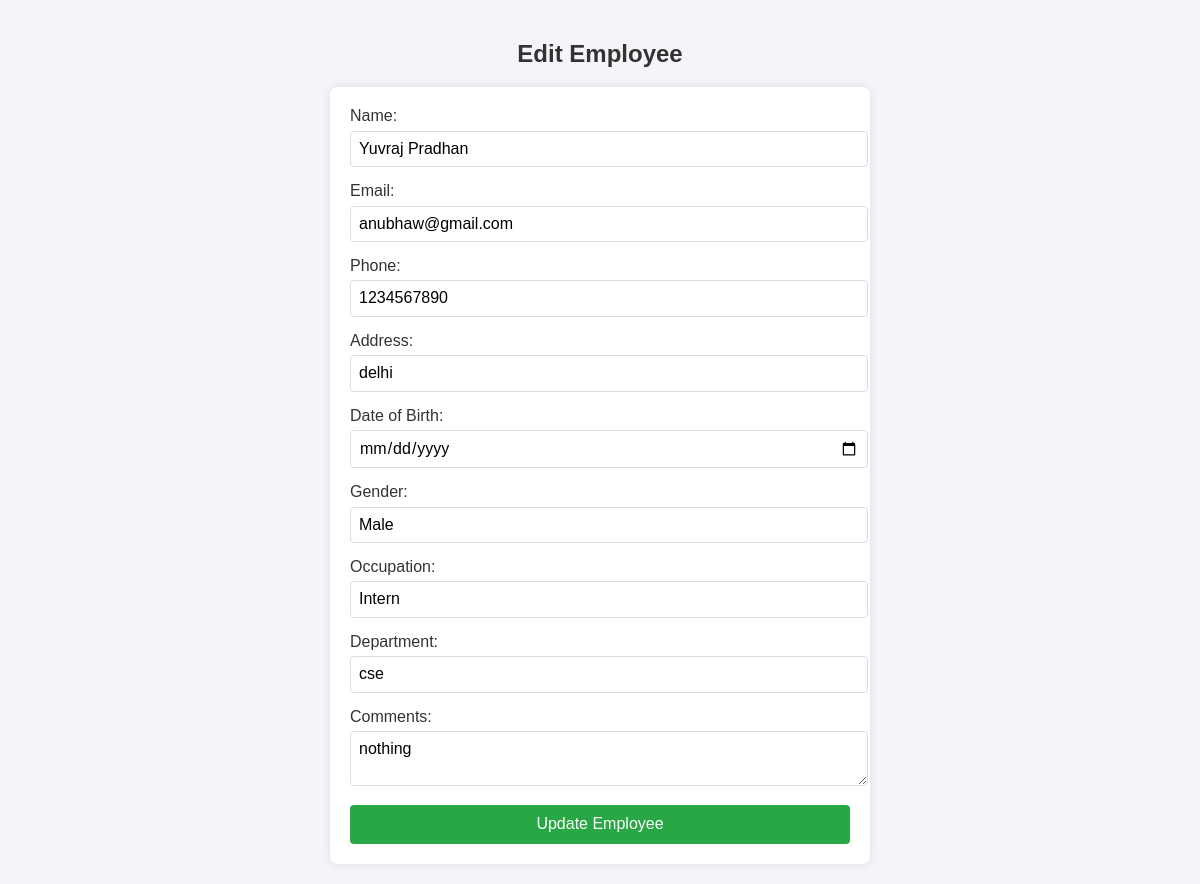
The app's page /edit_employee/12 with its own data.
### tables this page shows
CREATE TABLE employee_info (
        employee_id INTEGER PRIMARY KEY AUTOINCREMENT,
        name TEXT NOT NULL,
        email TEXT NOT NULL,
        phone TEXT,
        address TEXT,
        dob TEXT,
        gender TEXT,
        occupation TEXT,
        department TEXT,
        comments TEXT
    );

### app.py (the view)
@app.route('/edit_employee/<int:employee_id>', methods=['GET'])
def edit_employee(employee_id):
    connection = get_connection()
    cursor = connection.cursor()
    cursor.execute("SELECT * FROM employee_info WHERE employee_id = ?", (employee_id,))
    employee = cursor.fetchone()
    cursor.close()
    connection.close()
    if employee:
        employee = dict(employee)
        if employee.get('dob'):
            try:
                employee['dob'] = datetime.strptime(employee['dob'], '%Y-%m-%d')
            except ValueError:
                employee['dob'] = None  # Handle invalid date format
    return render_template('edit_employee.html', employee=employee)

### app.py (called while the page is built)
def get_connection():
    connection = sqlite3.connect("database.db")
    connection.row_factory = sqlite3.Row
    return connection

### templates/edit_employee.html (shortened to what this page needs)
<!DOCTYPE html>
<html lang="en">
<head>
    <link rel="stylesheet" href="https://cdnjs.cloudflare.com/ajax/libs/normalize/8.0.1/normalize.min.css">
</head>
<body>
    <h2>Edit Employee</h2>
    <div class="form-container">
        <form action="{{ url_for('update_employee', employee_id=employee['employee_id']) }}" method="post">
            <div class="form-group">
                <label for="name">Name:</label>
                <input type="text" id="name" name="name" value="{{ employee['name'] }}" required>
            </div>
            <div class="form-group">
                <label for="email">Email:</label>
                <input type="email" id="email" name="email" value="{{ employee['email'] }}" required>
            </div>
            <div class="form-group">
                <label for="phone">Phone:</label>
                <input type="text" id="phone" name="phone" value="{{ employee['phone'] }}" required>
            </div>
            <div class="form-group">
                <label for="address">Address:</label>
                <input type="text" id="address" name="address" value="{{ employee['address'] }}">
            </div>
            <div class="form-group">
                <label for="dob">Date of Birth:</label>
                <input type="date" id="dob" name="dob" value="{{ employee['dob'] }}">
            </div>
            <div class="form-group">
                <label for="gender">Gender:</label>
                <input type="text" id="gender" name="gender" value="{{ employee['gender'] }}">
            </div>
            <div class="form-group">
                <label for="occupation">Occupation:</label>
                <input type="text" id="occupation" name="occupation" value="{{ employee['occupation'] }}">
            </div>
            <div class="form-group">
                <label for="department">Department:</label>
                <input type="text" id="department" name="department" value="{{ employee['department'] }}">
            </div>
            <div class="form-group">
                <label for="comments">Comments:</label>
                <textarea id="comments" name="comments">{{ employee['comments'] }}</textarea>
            </div>
            <button type="submit">Update Employee</button>
        </form>
    </div>
</body>
</html>

### templates/edit_employee.html (style rules this page uses)
body { font-family: Arial, sans-serif; margin: 0; padding: 20px; background-color: #f4f4f9; }
h2 { color: #333; text-align: center; }
.form-container { max-width: 500px; margin: auto; padding: 20px; background-color: #fff; border-radius: 8px; box-shadow: 0 0 10px rgba(0, 0, 0, 0.1); }
.form-group { margin-bottom: 15px; }
label { display: block; margin-bottom: 5px; color: #333; }
input[type="text"], input[type="email"], input[type="date"], textarea { width: 100%; padding: 8px; border: 1px solid #ddd; border-radius: 4px; }
button { width: 100%; padding: 10px; background-color: #28a745; border: none; border-radius: 4px; color: white; font-size: 16px; cursor: pointer; }

### records on screen
employee_info: name "Yuvraj Pradhan", email "anubhaw@gmail.com", phone "1234567890", address "delhi", gender "Male", occupation "Intern", department "cse", comments "nothing"
